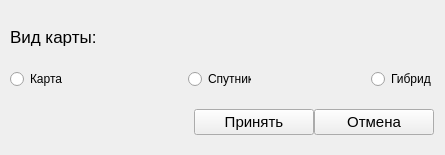
<?xml version="1.0" encoding="UTF-8"?>
<ui version="4.0">
 <class>Form</class>
 <widget class="QWidget" name="Form">
  <property name="windowModality">
   <enum>Qt::NonModal</enum>
  </property>
  <property name="enabled">
   <bool>true</bool>
  </property>
  <property name="geometry">
   <rect>
    <x>0</x>
    <y>0</y>
    <width>445</width>
    <height>155</height>
   </rect>
  </property>
  <property name="windowTitle">
   <string>Настройки</string>
  </property>
  <widget class="QWidget" name="verticalLayoutWidget">
   <property name="geometry">
    <rect>
     <x>10</x>
     <y>10</y>
     <width>424</width>
     <height>138</height>
    </rect>
   </property>
   <layout class="QVBoxLayout" name="verticalLayout">
    <item>
     <widget class="QLabel" name="label">
      <property name="font">
       <font>
        <pointsize>13</pointsize>
       </font>
      </property>
      <property name="text">
       <string>Вид карты:</string>
      </property>
     </widget>
    </item>
    <item>
     <layout class="QHBoxLayout" name="horizontalLayout_2">
      <property name="spacing">
       <number>120</number>
      </property>
      <item>
       <widget class="QRadioButton" name="r_map">
        <property name="text">
         <string>Карта</string>
        </property>
       </widget>
      </item>
      <item>
       <widget class="QRadioButton" name="r_sat">
        <property name="text">
         <string>Спутник</string>
        </property>
       </widget>
      </item>
      <item>
       <widget class="QRadioButton" name="r_hyb">
        <property name="text">
         <string>Гибрид</string>
        </property>
       </widget>
      </item>
     </layout>
    </item>
    <item>
     <layout class="QFormLayout" name="formLayout">
      <property name="rowWrapPolicy">
       <enum>QFormLayout::DontWrapRows</enum>
      </property>
      <property name="labelAlignment">
       <set>Qt::AlignCenter</set>
      </property>
      <property name="formAlignment">
       <set>Qt::AlignRight|Qt::AlignTrailing|Qt::AlignVCenter</set>
      </property>
      <property name="horizontalSpacing">
       <number>0</number>
      </property>
      <property name="verticalSpacing">
       <number>0</number>
      </property>
      <property name="leftMargin">
       <number>0</number>
      </property>
      <property name="rightMargin">
       <number>0</number>
      </property>
      <property name="bottomMargin">
       <number>0</number>
      </property>
      <item row="0" column="0">
       <widget class="QPushButton" name="btn_accept">
        <property name="minimumSize">
         <size>
          <width>120</width>
          <height>0</height>
         </size>
        </property>
        <property name="maximumSize">
         <size>
          <width>120</width>
          <height>16777215</height>
         </size>
        </property>
        <property name="font">
         <font>
          <pointsize>11</pointsize>
         </font>
        </property>
        <property name="text">
         <string>Принять</string>
        </property>
       </widget>
      </item>
      <item row="0" column="1">
       <widget class="QPushButton" name="btn_cancel">
        <property name="maximumSize">
         <size>
          <width>120</width>
          <height>16777215</height>
         </size>
        </property>
        <property name="font">
         <font>
          <pointsize>11</pointsize>
         </font>
        </property>
        <property name="text">
         <string>Отмена</string>
        </property>
       </widget>
      </item>
     </layout>
    </item>
   </layout>
  </widget>
 </widget>
 <resources/>
 <connections/>
</ui>
